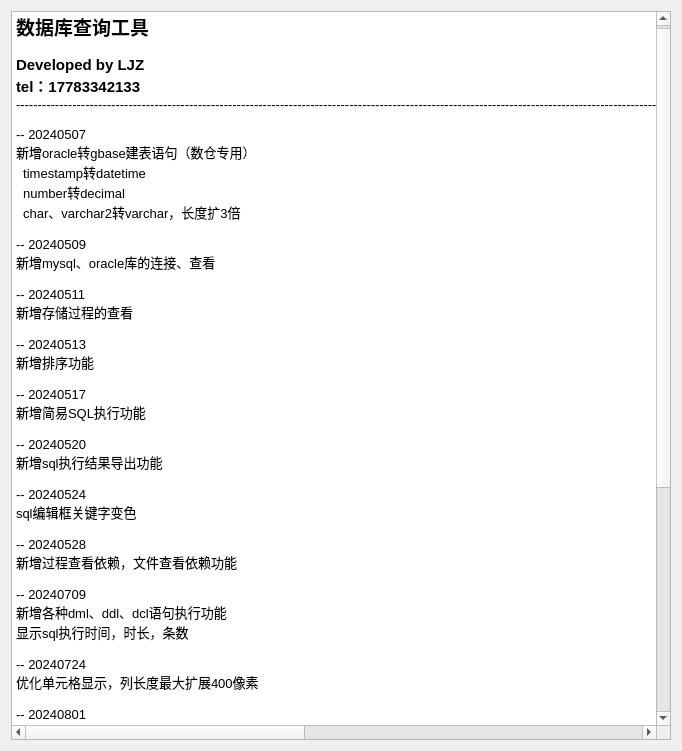
<?xml version="1.0" encoding="UTF-8"?>
<ui version="4.0">
 <class>Form</class>
 <widget class="QWidget" name="Form">
  <property name="geometry">
   <rect>
    <x>0</x>
    <y>0</y>
    <width>682</width>
    <height>751</height>
   </rect>
  </property>
  <property name="windowTitle">
   <string>更新日志</string>
  </property>
  <layout class="QHBoxLayout" name="horizontalLayout">
   <item>
    <widget class="TextEdit" name="textEdit">
     <property name="lineWrapMode">
      <enum>QTextEdit::NoWrap</enum>
     </property>
     <property name="readOnly">
      <bool>true</bool>
     </property>
     <property name="html">
      <string>&lt;!DOCTYPE HTML PUBLIC &quot;-//W3C//DTD HTML 4.0//EN&quot; &quot;http://www.w3.org/TR/REC-html40/strict.dtd&quot;&gt;
&lt;html&gt;&lt;head&gt;&lt;meta name=&quot;qrichtext&quot; content=&quot;1&quot; /&gt;&lt;meta charset=&quot;utf-8&quot; /&gt;&lt;style type=&quot;text/css&quot;&gt;
p, li { white-space: pre-wrap; }
hr { height: 1px; border-width: 0; }
li.unchecked::marker { content: &quot;\2610&quot;; }
li.checked::marker { content: &quot;\2612&quot;; }
&lt;/style&gt;&lt;/head&gt;&lt;body style=&quot; font-family:'Microsoft YaHei UI'; font-size:9pt; font-weight:400; font-style:normal;&quot;&gt;
&lt;p style=&quot; margin-top:0px; margin-bottom:0px; margin-left:0px; margin-right:0px; -qt-block-indent:0; text-indent:0px;&quot;&gt;&lt;span style=&quot; font-family:'.AppleSystemUIFont'; font-size:14pt; font-weight:600;&quot;&gt;数据库查询工具&lt;/span&gt;&lt;/p&gt;
&lt;p style=&quot;-qt-paragraph-type:empty; margin-top:0px; margin-bottom:0px; margin-left:0px; margin-right:0px; -qt-block-indent:0; text-indent:0px; font-family:'.AppleSystemUIFont'; font-size:10pt;&quot;&gt;&lt;br /&gt;&lt;/p&gt;
&lt;p style=&quot; margin-top:0px; margin-bottom:0px; margin-left:0px; margin-right:0px; -qt-block-indent:0; text-indent:0px;&quot;&gt;&lt;span style=&quot; font-family:'.AppleSystemUIFont'; font-size:11pt; font-weight:600;&quot;&gt;Developed by LJZ&lt;/span&gt;&lt;/p&gt;
&lt;p style=&quot; margin-top:0px; margin-bottom:0px; margin-left:0px; margin-right:0px; -qt-block-indent:0; text-indent:0px;&quot;&gt;&lt;span style=&quot; font-family:'.AppleSystemUIFont'; font-size:11pt; font-weight:600;&quot;&gt;tel：17783342133&lt;/span&gt;&lt;/p&gt;
&lt;p style=&quot; margin-top:0px; margin-bottom:0px; margin-left:0px; margin-right:0px; -qt-block-indent:0; text-indent:0px;&quot;&gt;&lt;span style=&quot; font-family:'.AppleSystemUIFont'; font-size:10pt;&quot;&gt;---------------------------------------------------------------------------------------------------------------------------------------------------------------------------------------------------------------------------------------------------------------------------------------------------------------------------------------&lt;/span&gt;&lt;/p&gt;
&lt;p style=&quot;-qt-paragraph-type:empty; margin-top:0px; margin-bottom:0px; margin-left:0px; margin-right:0px; -qt-block-indent:0; text-indent:0px; font-family:'.AppleSystemUIFont'; font-size:10pt;&quot;&gt;&lt;br /&gt;&lt;/p&gt;
&lt;p style=&quot; margin-top:0px; margin-bottom:0px; margin-left:0px; margin-right:0px; -qt-block-indent:0; text-indent:0px;&quot;&gt;&lt;span style=&quot; font-family:'.AppleSystemUIFont'; font-size:10pt;&quot;&gt;-- 20240507&lt;/span&gt;&lt;/p&gt;
&lt;p style=&quot; margin-top:0px; margin-bottom:0px; margin-left:0px; margin-right:0px; -qt-block-indent:0; text-indent:0px;&quot;&gt;&lt;span style=&quot; font-family:'.AppleSystemUIFont'; font-size:10pt;&quot;&gt;新增oracle转gbase建表语句（数仓专用）&lt;/span&gt;&lt;/p&gt;
&lt;p style=&quot; margin-top:0px; margin-bottom:0px; margin-left:0px; margin-right:0px; -qt-block-indent:0; text-indent:0px;&quot;&gt;&lt;span style=&quot; font-family:'.AppleSystemUIFont'; font-size:10pt;&quot;&gt;  timestamp转datetime&lt;/span&gt;&lt;/p&gt;
&lt;p style=&quot; margin-top:0px; margin-bottom:0px; margin-left:0px; margin-right:0px; -qt-block-indent:0; text-indent:0px;&quot;&gt;&lt;span style=&quot; font-family:'.AppleSystemUIFont'; font-size:10pt;&quot;&gt;  number转decimal&lt;/span&gt;&lt;/p&gt;
&lt;p style=&quot; margin-top:0px; margin-bottom:0px; margin-left:0px; margin-right:0px; -qt-block-indent:0; text-indent:0px;&quot;&gt;&lt;span style=&quot; font-family:'.AppleSystemUIFont'; font-size:10pt;&quot;&gt;  char、varchar2转varchar，长度扩3倍&lt;/span&gt;&lt;/p&gt;
&lt;p style=&quot;-qt-paragraph-type:empty; margin-top:0px; margin-bottom:0px; margin-left:0px; margin-right:0px; -qt-block-indent:0; text-indent:0px; font-family:'.AppleSystemUIFont'; font-size:10pt;&quot;&gt;&lt;br /&gt;&lt;/p&gt;
&lt;p style=&quot; margin-top:0px; margin-bottom:0px; margin-left:0px; margin-right:0px; -qt-block-indent:0; text-indent:0px;&quot;&gt;&lt;span style=&quot; font-family:'.AppleSystemUIFont'; font-size:10pt;&quot;&gt;-- 20240509&lt;/span&gt;&lt;/p&gt;
&lt;p style=&quot; margin-top:0px; margin-bottom:0px; margin-left:0px; margin-right:0px; -qt-block-indent:0; text-indent:0px;&quot;&gt;&lt;span style=&quot; font-family:'.AppleSystemUIFont'; font-size:10pt;&quot;&gt;新增mysql、oracle库的连接、查看&lt;/span&gt;&lt;/p&gt;
&lt;p style=&quot;-qt-paragraph-type:empty; margin-top:0px; margin-bottom:0px; margin-left:0px; margin-right:0px; -qt-block-indent:0; text-indent:0px; font-family:'.AppleSystemUIFont'; font-size:10pt;&quot;&gt;&lt;br /&gt;&lt;/p&gt;
&lt;p style=&quot; margin-top:0px; margin-bottom:0px; margin-left:0px; margin-right:0px; -qt-block-indent:0; text-indent:0px;&quot;&gt;&lt;span style=&quot; font-family:'.AppleSystemUIFont'; font-size:10pt;&quot;&gt;-- 20240511&lt;/span&gt;&lt;/p&gt;
&lt;p style=&quot; margin-top:0px; margin-bottom:0px; margin-left:0px; margin-right:0px; -qt-block-indent:0; text-indent:0px;&quot;&gt;&lt;span style=&quot; font-family:'.AppleSystemUIFont'; font-size:10pt;&quot;&gt;新增存储过程的查看&lt;/span&gt;&lt;/p&gt;
&lt;p style=&quot;-qt-paragraph-type:empty; margin-top:0px; margin-bottom:0px; margin-left:0px; margin-right:0px; -qt-block-indent:0; text-indent:0px; font-family:'.AppleSystemUIFont'; font-size:10pt;&quot;&gt;&lt;br /&gt;&lt;/p&gt;
&lt;p style=&quot; margin-top:0px; margin-bottom:0px; margin-left:0px; margin-right:0px; -qt-block-indent:0; text-indent:0px;&quot;&gt;&lt;span style=&quot; font-family:'.AppleSystemUIFont'; font-size:10pt;&quot;&gt;-- 20240513&lt;/span&gt;&lt;/p&gt;
&lt;p style=&quot; margin-top:0px; margin-bottom:0px; margin-left:0px; margin-right:0px; -qt-block-indent:0; text-indent:0px;&quot;&gt;&lt;span style=&quot; font-family:'.AppleSystemUIFont'; font-size:10pt;&quot;&gt;新增排序功能&lt;/span&gt;&lt;/p&gt;
&lt;p style=&quot;-qt-paragraph-type:empty; margin-top:0px; margin-bottom:0px; margin-left:0px; margin-right:0px; -qt-block-indent:0; text-indent:0px; font-family:'.AppleSystemUIFont'; font-size:10pt;&quot;&gt;&lt;br /&gt;&lt;/p&gt;
&lt;p style=&quot; margin-top:0px; margin-bottom:0px; margin-left:0px; margin-right:0px; -qt-block-indent:0; text-indent:0px;&quot;&gt;&lt;span style=&quot; font-family:'.AppleSystemUIFont'; font-size:10pt;&quot;&gt;-- 20240517&lt;/span&gt;&lt;/p&gt;
&lt;p style=&quot; margin-top:0px; margin-bottom:0px; margin-left:0px; margin-right:0px; -qt-block-indent:0; text-indent:0px;&quot;&gt;&lt;span style=&quot; font-family:'.AppleSystemUIFont'; font-size:10pt;&quot;&gt;新增简易SQL执行功能&lt;/span&gt;&lt;/p&gt;
&lt;p style=&quot;-qt-paragraph-type:empty; margin-top:0px; margin-bottom:0px; margin-left:0px; margin-right:0px; -qt-block-indent:0; text-indent:0px; font-family:'.AppleSystemUIFont'; font-size:10pt;&quot;&gt;&lt;br /&gt;&lt;/p&gt;
&lt;p style=&quot; margin-top:0px; margin-bottom:0px; margin-left:0px; margin-right:0px; -qt-block-indent:0; text-indent:0px;&quot;&gt;&lt;span style=&quot; font-family:'.AppleSystemUIFont'; font-size:10pt;&quot;&gt;-- 20240520&lt;/span&gt;&lt;/p&gt;
&lt;p style=&quot; margin-top:0px; margin-bottom:0px; margin-left:0px; margin-right:0px; -qt-block-indent:0; text-indent:0px;&quot;&gt;&lt;span style=&quot; font-family:'.AppleSystemUIFont'; font-size:10pt;&quot;&gt;新增sql执行结果导出功能&lt;/span&gt;&lt;/p&gt;
&lt;p style=&quot;-qt-paragraph-type:empty; margin-top:0px; margin-bottom:0px; margin-left:0px; margin-right:0px; -qt-block-indent:0; text-indent:0px; font-family:'.AppleSystemUIFont'; font-size:10pt;&quot;&gt;&lt;br /&gt;&lt;/p&gt;
&lt;p style=&quot; margin-top:0px; margin-bottom:0px; margin-left:0px; margin-right:0px; -qt-block-indent:0; text-indent:0px;&quot;&gt;&lt;span style=&quot; font-family:'.AppleSystemUIFont'; font-size:10pt;&quot;&gt;-- 20240524&lt;/span&gt;&lt;/p&gt;
&lt;p style=&quot; margin-top:0px; margin-bottom:0px; margin-left:0px; margin-right:0px; -qt-block-indent:0; text-indent:0px;&quot;&gt;&lt;span style=&quot; font-family:'.AppleSystemUIFont'; font-size:10pt;&quot;&gt;sql编辑框关键字变色&lt;/span&gt;&lt;/p&gt;
&lt;p style=&quot;-qt-paragraph-type:empty; margin-top:0px; margin-bottom:0px; margin-left:0px; margin-right:0px; -qt-block-indent:0; text-indent:0px; font-family:'.AppleSystemUIFont'; font-size:10pt;&quot;&gt;&lt;br /&gt;&lt;/p&gt;
&lt;p style=&quot; margin-top:0px; margin-bottom:0px; margin-left:0px; margin-right:0px; -qt-block-indent:0; text-indent:0px;&quot;&gt;&lt;span style=&quot; font-family:'.AppleSystemUIFont'; font-size:10pt;&quot;&gt;-- 20240528&lt;/span&gt;&lt;/p&gt;
&lt;p style=&quot; margin-top:0px; margin-bottom:0px; margin-left:0px; margin-right:0px; -qt-block-indent:0; text-indent:0px;&quot;&gt;&lt;span style=&quot; font-family:'.AppleSystemUIFont'; font-size:10pt;&quot;&gt;新增过程查看依赖，文件查看依赖功能&lt;/span&gt;&lt;/p&gt;
&lt;p style=&quot;-qt-paragraph-type:empty; margin-top:0px; margin-bottom:0px; margin-left:0px; margin-right:0px; -qt-block-indent:0; text-indent:0px; font-family:'.AppleSystemUIFont'; font-size:10pt;&quot;&gt;&lt;br /&gt;&lt;/p&gt;
&lt;p style=&quot; margin-top:0px; margin-bottom:0px; margin-left:0px; margin-right:0px; -qt-block-indent:0; text-indent:0px;&quot;&gt;&lt;span style=&quot; font-family:'.AppleSystemUIFont'; font-size:10pt;&quot;&gt;-- 20240709&lt;/span&gt;&lt;/p&gt;
&lt;p style=&quot; margin-top:0px; margin-bottom:0px; margin-left:0px; margin-right:0px; -qt-block-indent:0; text-indent:0px;&quot;&gt;&lt;span style=&quot; font-family:'.AppleSystemUIFont'; font-size:10pt;&quot;&gt;新增各种dml、ddl、dcl语句执行功能&lt;/span&gt;&lt;/p&gt;
&lt;p style=&quot; margin-top:0px; margin-bottom:0px; margin-left:0px; margin-right:0px; -qt-block-indent:0; text-indent:0px;&quot;&gt;&lt;span style=&quot; font-family:'.AppleSystemUIFont'; font-size:10pt;&quot;&gt;显示sql执行时间，时长，条数&lt;/span&gt;&lt;/p&gt;
&lt;p style=&quot;-qt-paragraph-type:empty; margin-top:0px; margin-bottom:0px; margin-left:0px; margin-right:0px; -qt-block-indent:0; text-indent:0px; font-family:'.AppleSystemUIFont'; font-size:10pt;&quot;&gt;&lt;br /&gt;&lt;/p&gt;
&lt;p style=&quot; margin-top:0px; margin-bottom:0px; margin-left:0px; margin-right:0px; -qt-block-indent:0; text-indent:0px;&quot;&gt;&lt;span style=&quot; font-family:'.AppleSystemUIFont'; font-size:10pt;&quot;&gt;-- 20240724&lt;/span&gt;&lt;/p&gt;
&lt;p style=&quot; margin-top:0px; margin-bottom:0px; margin-left:0px; margin-right:0px; -qt-block-indent:0; text-indent:0px;&quot;&gt;&lt;span style=&quot; font-family:'.AppleSystemUIFont'; font-size:10pt;&quot;&gt;优化单元格显示，列长度最大扩展400像素&lt;/span&gt;&lt;/p&gt;
&lt;p style=&quot;-qt-paragraph-type:empty; margin-top:0px; margin-bottom:0px; margin-left:0px; margin-right:0px; -qt-block-indent:0; text-indent:0px; font-family:'.AppleSystemUIFont'; font-size:10pt;&quot;&gt;&lt;br /&gt;&lt;/p&gt;
&lt;p style=&quot; margin-top:0px; margin-bottom:0px; margin-left:0px; margin-right:0px; -qt-block-indent:0; text-indent:0px;&quot;&gt;&lt;span style=&quot; font-family:'.AppleSystemUIFont'; font-size:10pt;&quot;&gt;-- 20240801&lt;/span&gt;&lt;/p&gt;
&lt;p style=&quot; margin-top:0px; margin-bottom:0px; margin-left:0px; margin-right:0px; -qt-block-indent:0; text-indent:0px;&quot;&gt;&lt;span style=&quot; font-family:'.AppleSystemUIFont'; font-size:10pt;&quot;&gt;新增字段翻译功能&lt;/span&gt;&lt;/p&gt;
&lt;p style=&quot; margin-top:0px; margin-bottom:0px; margin-left:0px; margin-right:0px; -qt-block-indent:0; text-indent:0px;&quot;&gt;&lt;span style=&quot; font-family:'.AppleSystemUIFont'; font-size:10pt;&quot;&gt;新增相似度功能&lt;/span&gt;&lt;/p&gt;
&lt;p style=&quot;-qt-paragraph-type:empty; margin-top:0px; margin-bottom:0px; margin-left:0px; margin-right:0px; -qt-block-indent:0; text-indent:0px; font-family:'.AppleSystemUIFont'; font-size:10pt;&quot;&gt;&lt;br /&gt;&lt;/p&gt;
&lt;p style=&quot; margin-top:0px; margin-bottom:0px; margin-left:0px; margin-right:0px; -qt-block-indent:0; text-indent:0px;&quot;&gt;&lt;span style=&quot; font-size:10pt;&quot;&gt;-- 20240815&lt;/span&gt;&lt;/p&gt;
&lt;p style=&quot; margin-top:0px; margin-bottom:0px; margin-left:0px; margin-right:0px; -qt-block-indent:0; text-indent:0px;&quot;&gt;&lt;span style=&quot; font-size:10pt;&quot;&gt;采用数据库连接池、流式游标&lt;/span&gt;&lt;/p&gt;
&lt;p style=&quot;-qt-paragraph-type:empty; margin-top:0px; margin-bottom:0px; margin-left:0px; margin-right:0px; -qt-block-indent:0; text-indent:0px; font-family:'.AppleSystemUIFont'; font-size:10pt;&quot;&gt;&lt;br /&gt;&lt;/p&gt;
&lt;p style=&quot; margin-top:0px; margin-bottom:0px; margin-left:0px; margin-right:0px; -qt-block-indent:0; text-indent:0px;&quot;&gt;&lt;span style=&quot; font-family:'.AppleSystemUIFont'; font-size:10pt;&quot;&gt;-- 20240904&lt;/span&gt;&lt;/p&gt;
&lt;p style=&quot; margin-top:0px; margin-bottom:0px; margin-left:0px; margin-right:0px; -qt-block-indent:0; text-indent:0px;&quot;&gt;&lt;span style=&quot; font-family:'.AppleSystemUIFont'; font-size:10pt;&quot;&gt;新增表格分页&lt;/span&gt;&lt;/p&gt;
&lt;p style=&quot;-qt-paragraph-type:empty; margin-top:0px; margin-bottom:0px; margin-left:0px; margin-right:0px; -qt-block-indent:0; text-indent:0px; font-family:'.AppleSystemUIFont'; font-size:10pt;&quot;&gt;&lt;br /&gt;&lt;/p&gt;
&lt;p style=&quot; margin-top:0px; margin-bottom:0px; margin-left:0px; margin-right:0px; -qt-block-indent:0; text-indent:0px;&quot;&gt;&lt;span style=&quot; font-size:10pt;&quot;&gt;-- 20240909&lt;/span&gt;&lt;/p&gt;
&lt;p style=&quot; margin-top:0px; margin-bottom:0px; margin-left:0px; margin-right:0px; -qt-block-indent:0; text-indent:0px;&quot;&gt;&lt;span style=&quot; font-family:'.AppleSystemUIFont'; font-size:10pt;&quot;&gt;界面显示优化&lt;/span&gt;&lt;/p&gt;
&lt;p style=&quot;-qt-paragraph-type:empty; margin-top:0px; margin-bottom:0px; margin-left:0px; margin-right:0px; -qt-block-indent:0; text-indent:0px; font-family:'.AppleSystemUIFont'; font-size:10pt;&quot;&gt;&lt;br /&gt;&lt;/p&gt;
&lt;p style=&quot; margin-top:0px; margin-bottom:0px; margin-left:0px; margin-right:0px; -qt-block-indent:0; text-indent:0px;&quot;&gt;&lt;span style=&quot; font-size:10pt;&quot;&gt;-- 20250327&lt;/span&gt;&lt;/p&gt;
&lt;p style=&quot; margin-top:0px; margin-bottom:0px; margin-left:0px; margin-right:0px; -qt-block-indent:0; text-indent:0px;&quot;&gt;新增导出datamapping按钮，&lt;/p&gt;
&lt;p style=&quot; margin-top:0px; margin-bottom:0px; margin-left:0px; margin-right:0px; -qt-block-indent:0; text-indent:0px;&quot;&gt;选中模型导出，即导出etl_bl库中的mapping（可直接导入到开发平台）&lt;/p&gt;
&lt;p style=&quot;-qt-paragraph-type:empty; margin-top:0px; margin-bottom:0px; margin-left:0px; margin-right:0px; -qt-block-indent:0; text-indent:0px;&quot;&gt;&lt;br /&gt;&lt;/p&gt;
&lt;p style=&quot; margin-top:0px; margin-bottom:0px; margin-left:0px; margin-right:0px; -qt-block-indent:0; text-indent:0px;&quot;&gt;-- 20250427&lt;/p&gt;
&lt;p style=&quot; margin-top:0px; margin-bottom:0px; margin-left:0px; margin-right:0px; -qt-block-indent:0; text-indent:0px;&quot;&gt;每个sql窗口各自单独占用一个connection&lt;/p&gt;
&lt;p style=&quot;-qt-paragraph-type:empty; margin-top:0px; margin-bottom:0px; margin-left:0px; margin-right:0px; -qt-block-indent:0; text-indent:0px;&quot;&gt;&lt;br /&gt;&lt;/p&gt;
&lt;p style=&quot; margin-top:0px; margin-bottom:0px; margin-left:0px; margin-right:0px; -qt-block-indent:0; text-indent:0px;&quot;&gt;-- 20250428&lt;/p&gt;
&lt;p style=&quot; margin-top:0px; margin-bottom:0px; margin-left:0px; margin-right:0px; -qt-block-indent:0; text-indent:0px;&quot;&gt;才用loguru库记录日志到aaa_log/loguru.log&lt;/p&gt;&lt;/body&gt;&lt;/html&gt;</string>
     </property>
    </widget>
   </item>
  </layout>
 </widget>
 <customwidgets>
  <customwidget>
   <class>TextEdit</class>
   <extends>QTextEdit</extends>
   <header location="global">qfluentwidgets</header>
  </customwidget>
 </customwidgets>
 <resources/>
 <connections/>
</ui>
